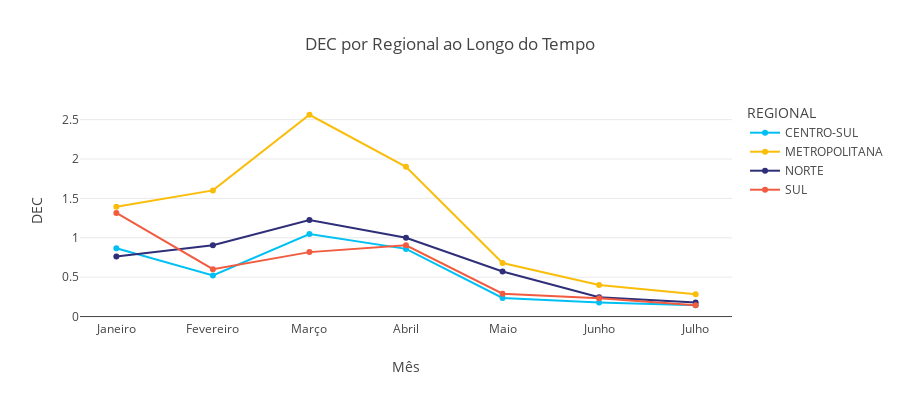

Notebook cell for this chart:
### Code cell
# Cores personalizadas
cores_personalizadas = ['#00C0F3', '#FABD0A', '#2F2E79', '#F15B40']

# Plotar o gráfico de linhas usando Plotly Express
fig = px.line(df_def_fec, x='MES', y='DEC', color='REGIONAL',
              color_discrete_sequence=cores_personalizadas,
              title='DEC por Regional ao Longo do Tempo',
              labels={'MES': 'Mês', 'DEC': 'DEC'},
              height=400)

# Adicionar marcadores e configurar grids
fig.update_traces(mode='lines+markers')  # Adicionar marcadores aos pontos
fig.update_layout(
    xaxis=dict(
        title='Mês',
        showgrid=False,  # Remover grid do eixo x
        tickmode='array',
        tickvals=list(meses_pt.values()),  # Definir valores dos ticks
        ticktext=list(meses_pt.values())  # Definir textos dos ticks
    ),
    yaxis=dict(
        title='DEC',
        showgrid=True,  # Mostrar grid do eixo y
        gridcolor='LightGray',  # Cor do grid
        gridwidth=0.5  # Largura do grid
    )
)

# Exibir o gráfico
fig.show()

### Figure 1 — Plotly figure (JSON) as saved in the notebook; plotly's stock layout.template omitted (floating-point values rounded to 4 significant figures)
{"data": [{"hovertemplate": "REGIONAL=CENTRO-SUL<br>Mês=%{x}<br>DEC=%{y}<extra></extra>", "legendgroup": "CENTRO-SUL", "line": {"color": "#00C0F3", "dash": "solid"}, "marker": {"symbol": "circle"}, "mode": "lines+markers", "name": "CENTRO-SUL", "orientation": "v", "showlegend": true, "type": "scatter", "x": ["Janeiro", "Fevereiro", "Março", "Abril", "Maio", "Junho", "Julho"], "xaxis": "x", "y": [0.8682, 0.521, 1.048, 0.8592, 0.2366, 0.1797, 0.144], "yaxis": "y"}, {"hovertemplate": "REGIONAL=METROPOLITANA<br>Mês=%{x}<br>DEC=%{y}<extra></extra>", "legendgroup": "METROPOLITANA", "line": {"color": "#FABD0A", "dash": "solid"}, "marker": {"symbol": "circle"}, "mode": "lines+markers", "name": "METROPOLITANA", "orientation": "v", "showlegend": true, "type": "scatter", "x": ["Janeiro", "Fevereiro", "Março", "Abril", "Maio", "Junho", "Julho"], "xaxis": "x", "y": [1.395, 1.602, 2.562, 1.902, 0.6796, 0.4016, 0.2839], "yaxis": "y"}, {"hovertemplate": "REGIONAL=NORTE<br>Mês=%{x}<br>DEC=%{y}<extra></extra>", "legendgroup": "NORTE", "line": {"color": "#2F2E79", "dash": "solid"}, "marker": {"symbol": "circle"}, "mode": "lines+markers", "name": "NORTE", "orientation": "v", "showlegend": true, "type": "scatter", "x": ["Janeiro", "Fevereiro", "Março", "Abril", "Maio", "Junho", "Julho"], "xaxis": "x", "y": [0.763, 0.9045, 1.225, 1.001, 0.5726, 0.2458, 0.1792], "yaxis": "y"}, {"hovertemplate": "REGIONAL=SUL<br>Mês=%{x}<br>DEC=%{y}<extra></extra>", "legendgroup": "SUL", "line": {"color": "#F15B40", "dash": "solid"}, "marker": {"symbol": "circle"}, "mode": "lines+markers", "name": "SUL", "orientation": "v", "showlegend": true, "type": "scatter", "x": ["Janeiro", "Fevereiro", "Março", "Abril", "Maio", "Junho", "Julho"], "xaxis": "x", "y": [1.316, 0.6014, 0.8181, 0.9045, 0.2896, 0.2325, 0.1435], "yaxis": "y"}], "layout": {"height": 400, "legend": {"title": {"text": "REGIONAL"}, "tracegroupgap": 0}, "title": {"text": "DEC por Regional ao Longo do Tempo"}, "xaxis": {"anchor": "y", "domain": [0, 1], "showgrid": false, "tickmode": "array", "ticktext": ["Janeiro", "Fevereiro", "Março", "Abril", "Maio", "Junho", "Julho", "Agosto", "Setembro", "Outubro", "Novembro", "Dezembro"], "tickvals": ["Janeiro", "Fevereiro", "Março", "Abril", "Maio", "Junho", "Julho", "Agosto", "Setembro", "Outubro", "Novembro", "Dezembro"], "title": {"text": "Mês"}}, "yaxis": {"anchor": "x", "domain": [0, 1], "gridcolor": "LightGray", "gridwidth": 0.5, "showgrid": true, "title": {"text": "DEC"}}}}
